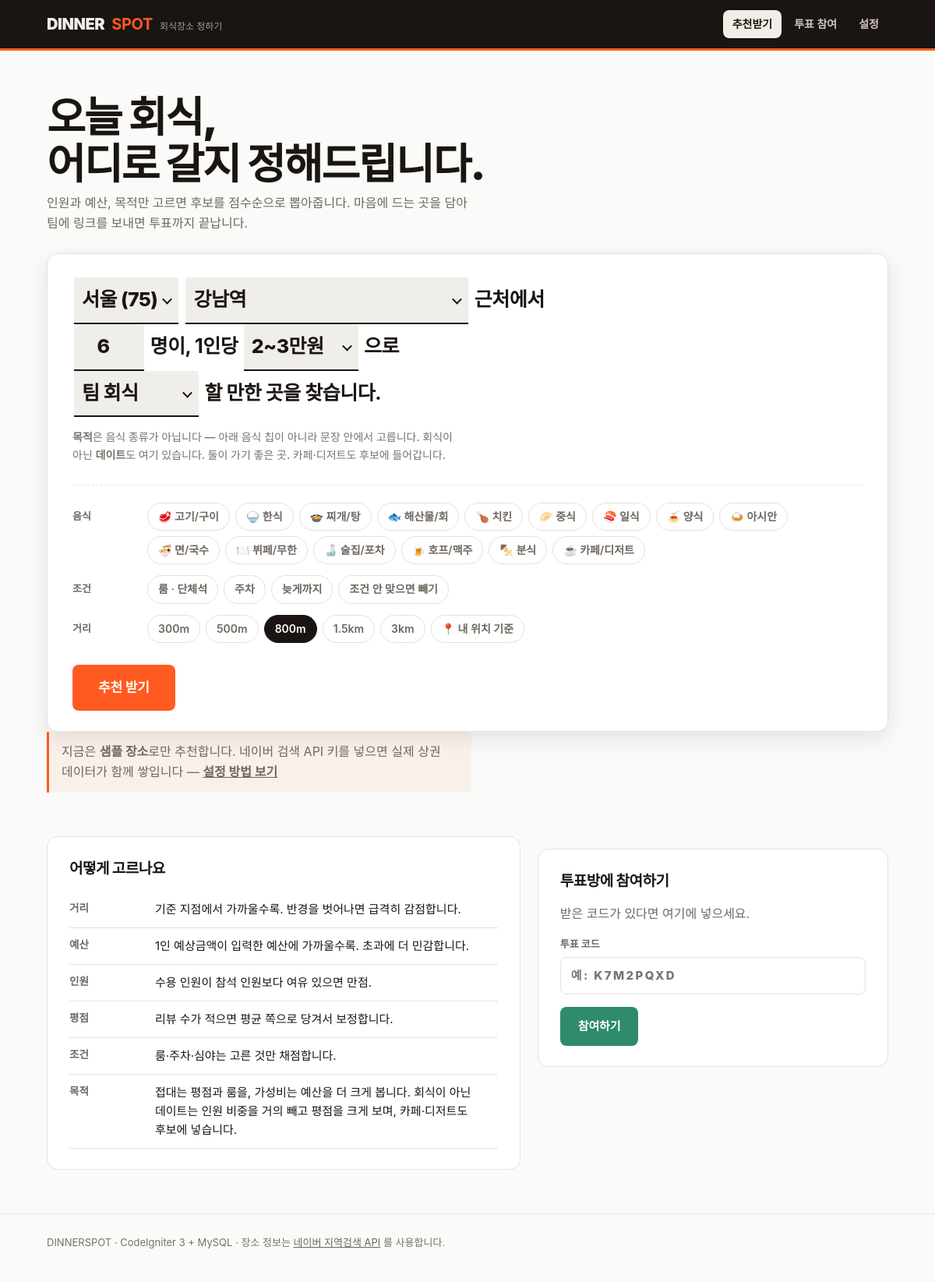
Before: / with the older database file.
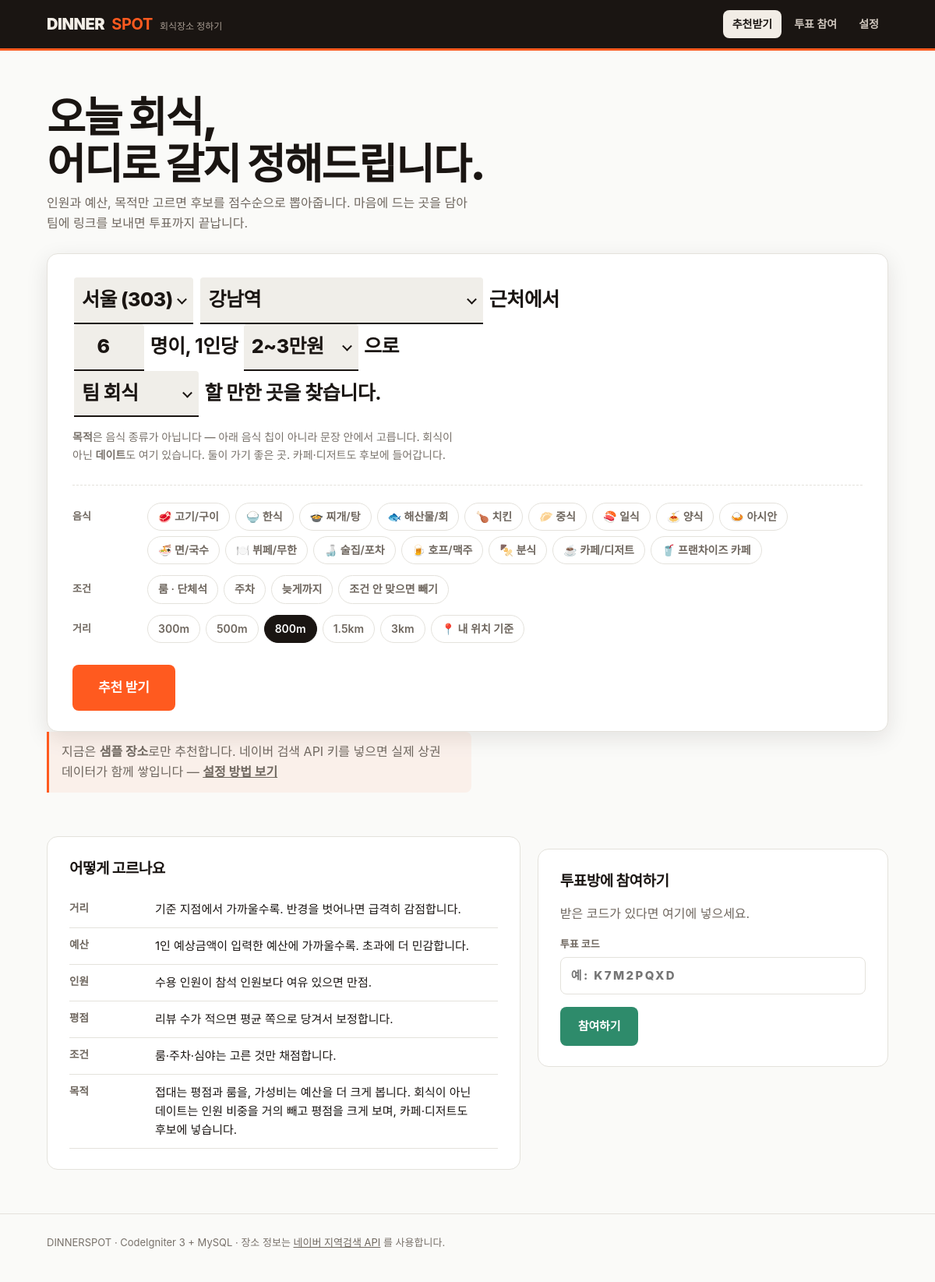
After: the same page with the newer database file.
### tables this page shows
CREATE TABLE `t_categories` (
  `code`       VARCHAR(20)  NOT NULL COMMENT '내부 코드 (korean, bbq ...)',
  `label`      VARCHAR(40)  NOT NULL COMMENT '표시명 (한식, 고기/구이 ...)',
  `keywords`   VARCHAR(255) NOT NULL DEFAULT '' COMMENT '매칭 키워드 콤마구분',
  `emoji`      VARCHAR(10)  NOT NULL DEFAULT '',
  `sort_order` INT NOT NULL DEFAULT 0,
  PRIMARY KEY (`code`)
);

### application/core/MY_Controller.php (called while the page is built, shortened)
<?php
class MY_Controller extends CI_Controller {
	protected $layout_data = array(
		'title'      => 'DINNERSPOT · 회식장소 추천',
		'desc'       => '인원, 예산, 목적만 고르면 회식 장소를 골라주고 팀 투표까지.',
		'body_class' => '',
		'nav'        => 'home',
	);
	public function __construct()
	{
		$this->config->load('dinnerspot', TRUE, TRUE);
	}
	protected function render($view, array $data = array(), array $layout = array())
	{
		$layout = array_merge($this->layout_data, $layout);
		$layout['admin_enabled'] =
			((string) $this->config->item('admin_password', 'dinnerspot') !== '');
		$layout['content'] = $this->load->view($view, $data, TRUE);
		$this->load->view('layout/main', $layout);
	}
}

### application/controllers/Home.php (called while the page is built, shortened)
<?php
class Home extends MY_Controller {
	public function index()
	{
		$meta = $this->spot_service->form_meta();
		$this->render('home/index', array(
			'meta'   => $meta,
			'recent' => $this->recent_picks(),
		), array(
			'nav'        => 'home',
			'body_class' => 'page-home',
		));
	}
	protected function recent_picks($limit = 6)
	{
		$rows = $this->db->select('id, name, category_code, address, road_address, avg_price, rating, review_count, pick_count')
			->from('t_places')
			->where('is_active', 1)
			->where('pick_count >', 0)
			->order_by('pick_count', 'DESC')
			->order_by('rating', 'DESC')
			->limit($limit)
			->get()
			->result_array();
		return $rows;
	}
}

### index.php (called while the page is built, shortened)
<?php
require_once BASEPATH.'core/CodeIgniter.php';

### application/libraries/Naver_local.php (called while the page is built, shortened)
<?php
class Naver_local {
	protected $CI;
	protected $client_id;
	protected $client_secret;
	public function __construct()
	{
		$this->CI = &get_instance();
		$this->CI->config->load('dinnerspot', TRUE, TRUE);
		$this->client_id     = (string) $this->cfg('naver_client_id');
		$this->client_secret = (string) $this->cfg('naver_client_secret');
	}
	protected function cfg($key, $default = NULL)
	{
		$val = $this->CI->config->item($key, 'dinnerspot');
		return ($val === NULL) ? $default : $val;
	}
	public function is_enabled()
	{
		return ($this->client_id !== '' && $this->client_secret !== '');
	}
}

### application/models/Place_model.php (called while the page is built, shortened)
<?php
class Place_model extends CI_Model {
	protected $cat_cache = NULL;
	public function source_counts()
	{
		$rows = $this->db->select('source, COUNT(*) AS cnt', FALSE)
			->where('is_active', 1)
			->group_by('source')
			->get('t_places')
			->result_array();
		$out = array('naver' => 0, 'manual' => 0);
		foreach ($rows as $r)
		{
			$out[$r['source']] = (int) $r['cnt'];
		}
		return $out;
	}
	public function categories()
	{
		if ($this->cat_cache === NULL)
		{
			$this->cat_cache = $this->db
				->order_by('sort_order', 'ASC')
				->get('t_categories')
				->result_array();
		}
		return $this->cat_cache;
	}
	public function areas()
	{
		return $this->db
			->where('is_active', 1)
			->order_by('sort_order', 'ASC')
			->order_by('name', 'ASC')
			->get('t_areas')
			->result_array();
	}
	public function areas_grouped()
	{
		$groups = array();
		foreach ($this->areas() as $a)
		{
			$sido = $a['sido'] !== '' ? $a['sido'] : '기타';
			if ( ! isset($groups[$sido]))
			{
				$groups[$sido] = array('sido' => $sido, 'count' => 0, 'areas' => array());
			}
			$groups[$sido]['areas'][] = $a;
			$groups[$sido]['count']++;
		}
		return array_values($groups);
	}
	public function pending_geo_count()
	{
		return (int) $this->db->where('is_active', 1)
			->where('geo_verified', 0)
			->count_all_results('t_areas');
	}
}

### application/libraries/Spot_service.php (called while the page is built, shortened)
<?php
class Spot_service {
	protected $CI;
	public function __construct()
	{
		$this->CI = &get_instance();
		$this->CI->config->load('dinnerspot', TRUE, TRUE);
	}
	protected function cfg($key, $default = NULL)
	{
		$v = $this->CI->config->item($key, 'dinnerspot');
		return ($v === NULL) ? $default : $v;
	}
	protected function resolve_source_mode($naver_enabled, array $c)
	{
		$mode = (string) $this->cfg('source_mode', 'naver');
		if ($mode === 'naver' && ! $naver_enabled)
		{
			return 'db';
		}
		return $mode;
	}
	public function form_meta()
	{
		$enabled = $this->CI->naver_local->is_enabled();
		return array(
			'areas'          => $this->CI->place_model->areas(),
			'area_groups'    => $this->CI->place_model->areas_grouped(),
			'categories'     => $this->CI->place_model->categories(),
			'source_mode'    => $this->resolve_source_mode($enabled, array()),
			'source_counts'  => $this->CI->place_model->source_counts(),
			'pending_geo'    => $this->CI->place_model->pending_geo_count(),
			'purposes'       => $this->CI->recommender->purposes(),
			'budget_presets' => $this->cfg('budget_presets', array()),
			'radius_options' => $this->cfg('radius_options', array(500, 800, 1500)),
			'defaults'       => array(
				'radius'    => (int) $this->cfg('default_radius', 800),
				'headcount' => (int) $this->cfg('default_headcount', 6),
				'budget'    => (int) $this->cfg('default_budget', 25000),
			),
			'naver_enabled'  => $this->CI->naver_local->is_enabled(),
			'map_key'        => (string) $this->cfg('naver_map_key_id', ''),
			'vote'           => array(
				'min' => (int) $this->cfg('vote_min_options', 2),
				'max' => (int) $this->cfg('vote_max_options', 6),
			),
		);
	}
}

### application/libraries/Recommender.php (called while the page is built, shortened)
<?php
class Recommender {
	protected $purposes = array(
		'team' => array(
			'label'  => '팀 회식',
			'desc'   => '적당한 예산에 다 같이 앉을 수 있는 곳',
			'weight' => array(),
			'prefer' => array('bbq', 'korean', 'stew', 'chicken'),
			'avoid'  => array('cafe'),
			'needs'  => array(),
		),
		'client' => array(
			'label'  => '접대 · 손님',
			'desc'   => '조용하고 평이 좋은 곳, 예산은 넉넉히',
			'weight' => array('rating' => 1.5, 'amenity' => 1.4, 'budget' => 0.6),
			'prefer' => array('korean', 'japanese', 'western', 'seafood'),
			'avoid'  => array('buffet', 'bunsik', 'hof', 'noodle', 'cafe'),
			'needs'  => array('room'),
		),
		'cheap' => array(
			'label'  => '가성비',
			'desc'   => '1인당 부담 적게, 많이 먹을 수 있는 곳',
			'weight' => array('budget' => 1.8, 'rating' => 0.8, 'amenity' => 0.7),
			'prefer' => array('stew', 'korean', 'buffet', 'bunsik', 'noodle'),
			'avoid'  => array(),
			'needs'  => array(),
		),
		'after' => array(
			'label'  => '2차 · 술자리',
			'desc'   => '늦게까지 하는 술집 위주',
			'weight' => array('distance' => 1.5, 'capacity' => 0.7),
			'prefer' => array('izakaya', 'hof', 'chicken', 'bunsik'),
			'avoid'  => array('buffet', 'korean', 'western', 'cafe'),
			'needs'  => array('late'),
		),
		'quiet' => array(
			'label'  => '조용한 자리',
			'desc'   => '대화가 되는 룸/분리된 좌석',
			'weight' => array('amenity' => 1.6, 'rating' => 1.2, 'distance' => 0.8),
			'prefer' => array('japanese', 'western', 'korean'),
			'avoid'  => array('buffet', 'hof', 'bunsik'),
			'needs'  => array('room'),
		),
		'date' => array(
			'label'  => '데이트',
			'desc'   => '둘이 가기 좋은 곳. 카페·디저트도 후보에 들어갑니다',
			'weight' => array('capacity' => 0.15, 'rating' => 1.6, 'distance' => 1.1, 'amenity' => 0.5),
			'prefer' => array('western', 'japanese', 'cafe', 'cafe_fr', 'izakaya'),
			'avoid'  => array('buffet', 'hof', 'stew', 'bbq'),
			'needs'  => array(),
		),
	);
	public function purposes()
	{
		$out = array();
		foreach ($this->purposes as $code => $p)
		{
			$out[] = array('code' => $code, 'label' => $p['label'], 'desc' => $p['desc']);
		}
		return $out;
	}
}

### application/helpers/dinnerspot_helper.php (called while the page is built, shortened)
<?php
if ( ! function_exists('h'))
{
	function h($str)
	{
		return htmlspecialchars((string) $str, ENT_QUOTES, 'UTF-8');
	}
}

### application/views/home/_area_picker.php (the view, shortened to what the changed rows need)
<?php
$groups      = isset($meta['area_groups']) ? $meta['area_groups'] : array();
$sel_area_id = isset($sel_area_id) ? (int) $sel_area_id : 0;
$sel_coords  = ! empty($sel_coords);
$uid         = isset($uid) ? $uid : 'a';
$suffix      = isset($suffix) ? (string) $suffix : '';
$sel_sido = '';
if ($sel_sido === '' && ! empty($groups))
{
	$sel_sido = $groups[0]['sido'];
}
?>
<span class="blank">
	<select class="js-sido" data-target="<?= h($uid) ?>-area" aria-label="시/도">
		<?php foreach ($groups as $g): ?>
			<option value="<?= h($g['sido']) ?>" <?= ($g['sido'] === $sel_sido) ? 'selected' : '' ?>>
				<?= h($g['sido']) ?> (<?= (int) $g['count'] ?>)
			</option>
		<?php endforeach; ?>
	</select>
</span>
		<?php foreach ($groups as $g): ?>
			<?php foreach ($g['areas'] as $a): ?>
				<?php
				$no_geo = (empty($a['lat']) OR empty($a['lng']));
				?>
			<?php endforeach; ?>
		<?php endforeach; ?>

### application/views/home/index.php (shortened to what the changed rows need)
<section class="hero">
	<div class="wrap">
		<h1>오늘 회식,<br>어디로 갈지 정해드립니다.</h1>
		<form class="sentence" method="get" action="<?= base_url('recommend') ?>" id="search-form">
			<div class="sentence-line">
				<?= $this->load->view('home/_area_picker', array(
					'meta' => $meta, 'sel_area_id' => 0, 'uid' => 'f', 'suffix' => '근처에서'), TRUE) ?><br>
				<br>
			</div>
			<dl class="tune">
				<dd>
					<?php foreach ($meta['categories'] as $c): ?>
						<?php if ($c['code'] === 'etc') continue; ?>
						<label class="chip">
							<?= h($c['emoji']) ?> <?= h($c['label']) ?>
						</label>
					<?php endforeach; ?>
				</dd>
				<dd>
					<?php foreach ($meta['radius_options'] as $i => $r): ?>
						<label class="chip">
							<?= $r >= 1000 ? (($r / 1000) . 'km') : ($r . 'm') ?>
						</label>
					<?php endforeach; ?>
					<button type="button" class="chip" id="btn-geo">📍 내 위치 기준</button>
				</dd>
			</dl>
		</form>
	</div>
</section>
<section class="wrap" style="margin-top:34px">
	<div class="split">
		<div class="panel">
			<h2>어떻게 고르나요</h2>
		</div>
		<div class="panel">
			<h2>투표방에 참여하기</h2>
		</div>
	</div>
</section>

Changed rows visible on the page:
added t_categories: emoji "🥤", label "프랜차이즈 카페"
Other visible differences:
form field value: "서울 (75)" → "서울 (303)"
